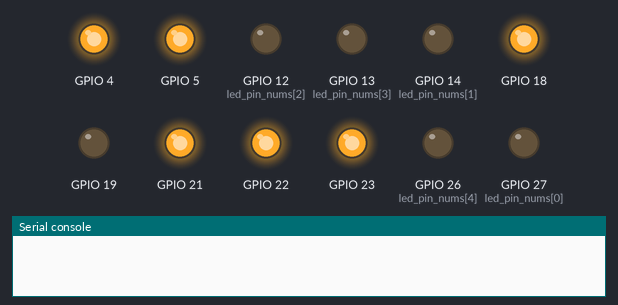
A program run on a simulated ESP32 board running MicroPython. Parts: output pins drawn as LEDs (lit = HIGH), the last lines printed to the serial console.

Above: at 1.5 s.
At 2.85 s:
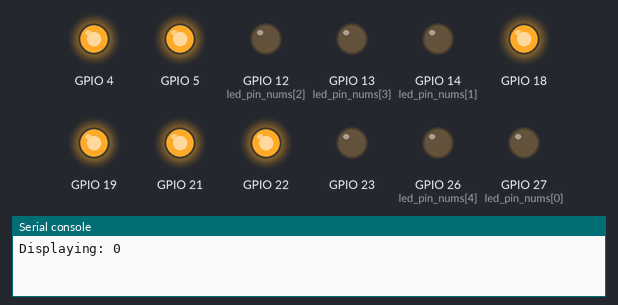
At 10.65 s:
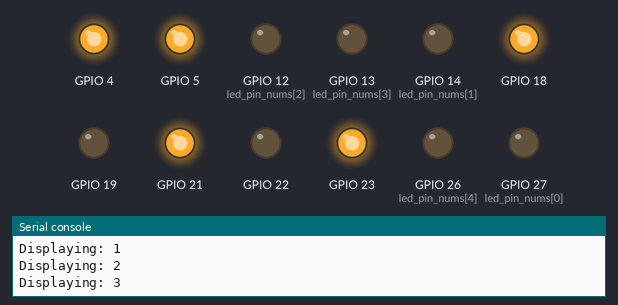
At 18.45 s:
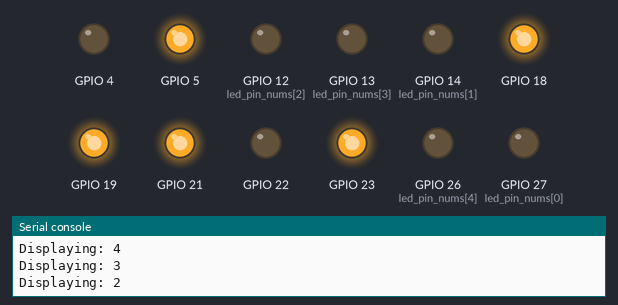
At 26.26 s:
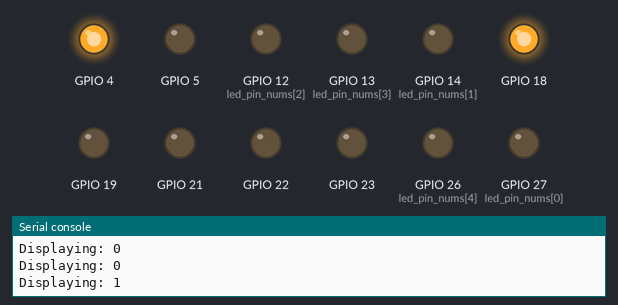
At 34.06 s:
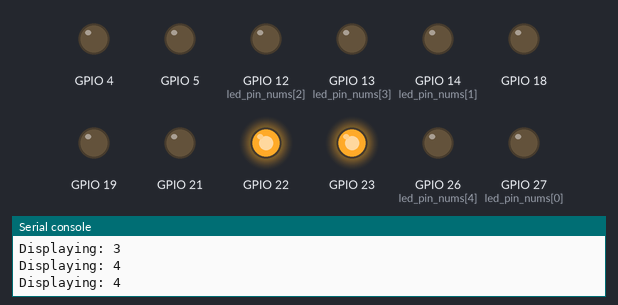
Timing chart, 0 to 33.9 s (numbered marks = the images above):
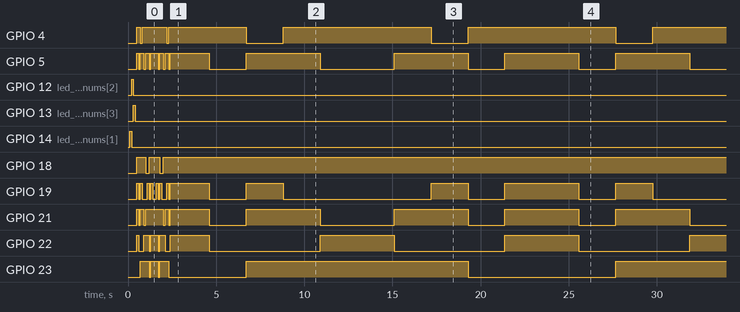

The program:

main2.py
```python
# 带数码管索引显示的呼吸灯

from machine import Pin, PWM
import time

led_pin_nums = [27, 14, 12, 13, 26]

digit_pin_nums = [23, 22, 21, 18, 19, 5, 4]
num_digit_pins = [
    [1, 2, 3, 4, 5, 6], # 0
    [3, 6], # 1
    [2, 3, 0, 4, 5], # 2
    [2, 3, 0, 6, 5], # 3
    [1, 0, 3, 6], # 4
    [2, 1, 0, 6, 5], # 5
    [2, 1, 0, 6, 5, 4], # 6
    [2, 3, 6], # 7
    [0, 1, 2, 3, 4, 5, 6], # 8
    [0, 1, 2, 3, 5, 6] # 9
]

led_pins = []
digit_pins = []

def led_twinkle(led_pin):
    # from dark to bright
    for i in range(1024):
        led_pin.duty(i)
        time.sleep_ms(1)
    # from bright to dark
    for i in range(1023, -1, -1):
        led_pin.duty(i)
        time.sleep_ms(1)

def set_digit_pin_value(digit_num, value):
    for digit_pin in num_digit_pins[digit_num]:
        pin = digit_pins[digit_pin]
        pin.value(value)

def main():
    global led_pins, digit_pins

    for pin_num in led_pin_nums:
        pwm = PWM(Pin(pin_num, Pin.OUT), freq=1000)
        pwm.duty(0)
        led_pins.append(pwm)

    for pin_num in digit_pin_nums:
        pin = Pin(pin_num, Pin.OUT)
        pin.value(0)
        digit_pins.append(pin)

    # components' self-check
    for led_pin in led_pins:
        led_pin.duty(1023)
        time.sleep_ms(100)
        led_pin.duty(0)
    for i in range(10):
        set_digit_pin_value(i, 1)
        time.sleep_ms(100)
        set_digit_pin_value(i, 0)
    for i in range(9, -1, -1):
        set_digit_pin_value(i, 1)
        time.sleep_ms(100)
        set_digit_pin_value(i, 0)
    for led_pin in led_pins:
        led_pin.duty(0)

    while True:
        for i in range(len(led_pins)):
            print("Displaying:", i)
            set_digit_pin_value(i, 1)
            led_twinkle(led_pins[i])
            set_digit_pin_value(i, 0)
        for i in range(len(led_pins) - 1, -1, -1):
            print("Displaying:", i)
            set_digit_pin_value(i, 1)
            led_twinkle(led_pins[i])
            set_digit_pin_value(i, 0)

if __name__ == '__main__':
    main()
```

Measured:
- by itself, GPIO 4: HIGH → LOW at 0.70 s, → HIGH 0.10 s later, → LOW 1.4 s later, → HIGH 0.10 s later, … (10 changes in this stretch)
- by itself, GPIO 5: HIGH → LOW at 0.60 s, → HIGH 0.10 s later, → LOW 0.20 s later, → HIGH 0.10 s later, … (21 changes in this stretch)
- by itself, GPIO 19: HIGH → LOW at 0.60 s, → HIGH 0.10 s later, → LOW 0.10 s later, → HIGH 0.30 s later, … (23 changes in this stretch)
- by itself, GPIO 21: HIGH → LOW at 0.60 s, → HIGH 0.10 s later, → LOW 0.20 s later, → HIGH 0.10 s later, … (17 changes in this stretch)
- by itself, GPIO 22: HIGH → LOW at 0.60 s, → HIGH 0.30 s later, → LOW 0.30 s later, → HIGH 0.10 s later, … (14 changes in this stretch)
- by itself, GPIO 23: HIGH → LOW at 1.2 s, → HIGH 0.10 s later, → LOW 0.40 s later, → HIGH 0.10 s later, … (8 changes in this stretch)
